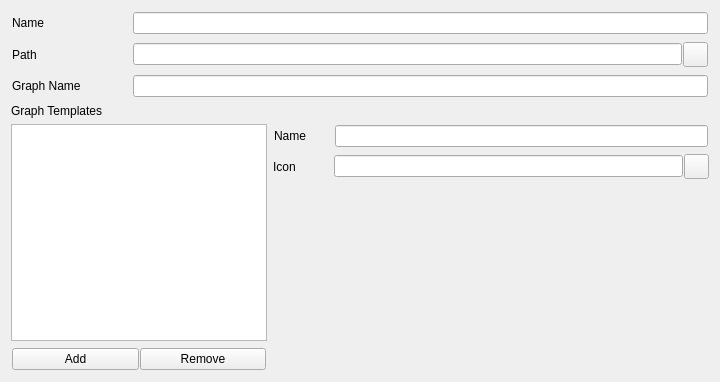
<?xml version="1.0" encoding="UTF-8"?>
<ui version="4.0">
 <class>Form</class>
 <widget class="QWidget" name="Form">
  <property name="geometry">
   <rect>
    <x>0</x>
    <y>0</y>
    <width>720</width>
    <height>382</height>
   </rect>
  </property>
  <property name="windowTitle">
   <string>Form</string>
  </property>
  <layout class="QVBoxLayout" name="verticalLayout">
   <item>
    <layout class="QHBoxLayout" name="horizontalLayout">
     <property name="spacing">
      <number>1</number>
     </property>
     <property name="leftMargin">
      <number>1</number>
     </property>
     <property name="topMargin">
      <number>1</number>
     </property>
     <property name="rightMargin">
      <number>1</number>
     </property>
     <property name="bottomMargin">
      <number>1</number>
     </property>
     <item>
      <widget class="QLabel" name="label">
       <property name="minimumSize">
        <size>
         <width>120</width>
         <height>0</height>
        </size>
       </property>
       <property name="text">
        <string>Name</string>
       </property>
      </widget>
     </item>
     <item>
      <widget class="QLineEdit" name="nameLineEdit">
       <property name="toolTip">
        <string>A menu will be created with this name to list the available pypeline graphs</string>
       </property>
      </widget>
     </item>
    </layout>
   </item>
   <item>
    <layout class="QHBoxLayout" name="horizontalLayout_15">
     <property name="spacing">
      <number>1</number>
     </property>
     <property name="leftMargin">
      <number>1</number>
     </property>
     <property name="topMargin">
      <number>1</number>
     </property>
     <property name="rightMargin">
      <number>1</number>
     </property>
     <property name="bottomMargin">
      <number>1</number>
     </property>
     <item>
      <widget class="QLabel" name="label_11">
       <property name="minimumSize">
        <size>
         <width>120</width>
         <height>0</height>
        </size>
       </property>
       <property name="text">
        <string>Path</string>
       </property>
      </widget>
     </item>
     <item>
      <widget class="QLineEdit" name="patternLineEdit">
       <property name="toolTip">
        <string>A pattern to organize and find the pypeline files. Each key represented by ${key_number} will be used to organize the graphs.
. eg for a sequence/shot pattern :
/project/SHOTS/${0}/${0}_${1}</string>
       </property>
      </widget>
     </item>
     <item>
      <widget class="QPushButton" name="patternButton">
       <property name="minimumSize">
        <size>
         <width>25</width>
         <height>25</height>
        </size>
       </property>
       <property name="maximumSize">
        <size>
         <width>25</width>
         <height>25</height>
        </size>
       </property>
       <property name="text">
        <string/>
       </property>
      </widget>
     </item>
    </layout>
   </item>
   <item>
    <layout class="QHBoxLayout" name="horizontalLayout_5">
     <property name="spacing">
      <number>1</number>
     </property>
     <property name="leftMargin">
      <number>1</number>
     </property>
     <property name="topMargin">
      <number>1</number>
     </property>
     <property name="rightMargin">
      <number>1</number>
     </property>
     <property name="bottomMargin">
      <number>1</number>
     </property>
     <item>
      <widget class="QLabel" name="label_4">
       <property name="minimumSize">
        <size>
         <width>120</width>
         <height>0</height>
        </size>
       </property>
       <property name="text">
        <string>Graph Name</string>
       </property>
      </widget>
     </item>
     <item>
      <widget class="QLineEdit" name="graphNameLineEdit"/>
     </item>
    </layout>
   </item>
   <item>
    <layout class="QVBoxLayout" name="verticalLayout_2">
     <item>
      <widget class="QLabel" name="label_12">
       <property name="minimumSize">
        <size>
         <width>100</width>
         <height>0</height>
        </size>
       </property>
       <property name="text">
        <string>Graph Templates</string>
       </property>
      </widget>
     </item>
     <item>
      <layout class="QHBoxLayout" name="horizontalLayout_3" stretch="0,1">
       <item>
        <layout class="QVBoxLayout" name="verticalLayout_4">
         <item>
          <widget class="QListWidget" name="templateListWidget"/>
         </item>
         <item>
          <layout class="QHBoxLayout" name="horizontalLayout_2">
           <property name="spacing">
            <number>1</number>
           </property>
           <property name="leftMargin">
            <number>1</number>
           </property>
           <property name="topMargin">
            <number>1</number>
           </property>
           <property name="rightMargin">
            <number>1</number>
           </property>
           <property name="bottomMargin">
            <number>1</number>
           </property>
           <item>
            <widget class="QPushButton" name="templateAddButton">
             <property name="text">
              <string>Add</string>
             </property>
            </widget>
           </item>
           <item>
            <widget class="QPushButton" name="templateDelButton">
             <property name="text">
              <string>Remove</string>
             </property>
            </widget>
           </item>
          </layout>
         </item>
        </layout>
       </item>
       <item>
        <layout class="QVBoxLayout" name="verticalLayout_3">
         <item>
          <layout class="QHBoxLayout" name="horizontalLayout_6">
           <property name="spacing">
            <number>1</number>
           </property>
           <property name="leftMargin">
            <number>1</number>
           </property>
           <property name="topMargin">
            <number>1</number>
           </property>
           <property name="rightMargin">
            <number>1</number>
           </property>
           <property name="bottomMargin">
            <number>1</number>
           </property>
           <item>
            <widget class="QLabel" name="label_2">
             <property name="minimumSize">
              <size>
               <width>60</width>
               <height>0</height>
              </size>
             </property>
             <property name="text">
              <string>Name</string>
             </property>
            </widget>
           </item>
           <item>
            <widget class="QLineEdit" name="templateNameLineEdit">
             <property name="toolTip">
              <string>This name will be prompt to ask for the user to choose betwween available templates</string>
             </property>
            </widget>
           </item>
          </layout>
         </item>
         <item>
          <layout class="QHBoxLayout" name="horizontalLayout_4">
           <property name="spacing">
            <number>1</number>
           </property>
           <item>
            <widget class="QLabel" name="label_3">
             <property name="minimumSize">
              <size>
               <width>60</width>
               <height>0</height>
              </size>
             </property>
             <property name="text">
              <string>Icon</string>
             </property>
            </widget>
           </item>
           <item>
            <widget class="QLineEdit" name="templateIconLineEdit"/>
           </item>
           <item>
            <widget class="QPushButton" name="templateIconButton">
             <property name="minimumSize">
              <size>
               <width>25</width>
               <height>25</height>
              </size>
             </property>
             <property name="maximumSize">
              <size>
               <width>25</width>
               <height>25</height>
              </size>
             </property>
             <property name="text">
              <string/>
             </property>
            </widget>
           </item>
          </layout>
         </item>
         <item>
          <spacer name="verticalSpacer">
           <property name="orientation">
            <enum>Qt::Vertical</enum>
           </property>
           <property name="sizeHint" stdset="0">
            <size>
             <width>20</width>
             <height>40</height>
            </size>
           </property>
          </spacer>
         </item>
        </layout>
       </item>
      </layout>
     </item>
    </layout>
   </item>
  </layout>
 </widget>
 <resources/>
 <connections/>
</ui>
